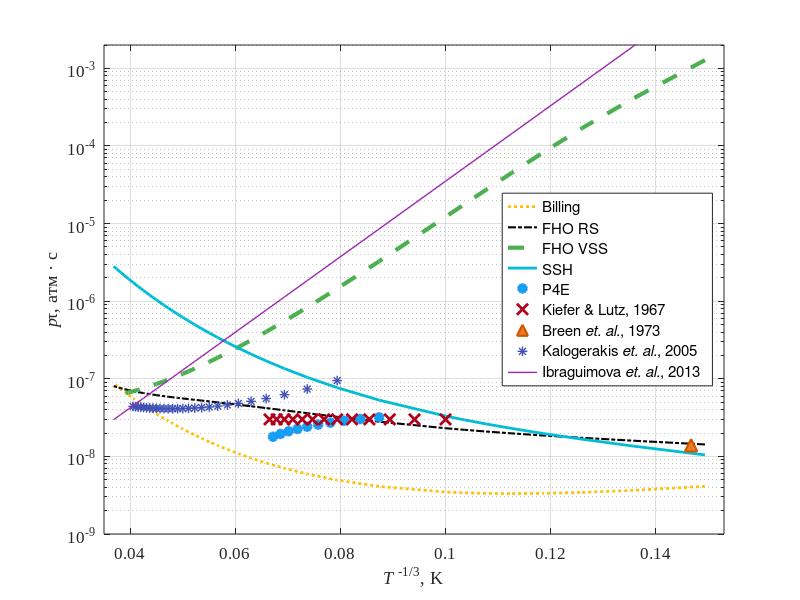

Recreate this plot in MATLAB.
% Old ptau (pressure * vibrational relaxation time) plot for O2-O
% original 22.05.2020
% 15.09.2025 by Maksim Melnik

addpath('../src/')

% данные из каппы
gg=[
1	0	300		3.20193e-23	2.87047e-18	3.5954e-18	3.91896e-18	9.94356e-18	
1	0	400		1.33909e-22	3.43365e-18	3.97556e-18	4.0301e-18	1.49798e-17	
1	0	500		4.05261e-22	3.97192e-18	4.3234e-18	4.13799e-18	2.00568e-17	
1	0	600		1.01689e-21	4.49768e-18	4.6521e-18	4.23985e-18	2.50641e-17	
1	0	700		2.19764e-21	5.01825e-18	4.96899e-18	4.33553e-18	2.99517e-17	
1	0	800		4.24741e-21	5.53839e-18	5.2786e-18	4.42549e-18	3.46979e-17	
1	0	900		7.53162e-21	6.06139e-18	5.58394e-18	4.51033e-18	3.9295e-17	
1	0	1000	1.24761e-20	6.58964e-18	5.8871e-18	4.59063e-18	4.37429e-17	
1	0	1500	8.04131e-20	9.36179e-18	7.41243e-18	4.93934e-18	6.39172e-17	
1	0	2000	2.77125e-19	1.24292e-17	9.00977e-18	5.22655e-18	8.12254e-17	
1	0	2500	6.87256e-19	1.58487e-17	1.07144e-17	5.4734e-18	9.63427e-17	
1	0	3000	1.39548e-18	1.96496e-17	1.25405e-17	5.69149e-18	1.09755e-16	
1	0	3500	2.48058e-18	2.38473e-17	1.44934e-17	5.88791e-18	1.21806e-16	
1	0	4000	4.01289e-18	2.84491e-17	1.65741e-17	6.06731e-18	1.32747e-16	
1	0	4500	6.05371e-18	3.34559e-17	1.87805e-17	6.23294e-18	1.42766e-16	
1	0	5000	8.65554e-18	3.88644e-17	2.1109e-17	6.38715e-18	1.52006e-16	
1	0	5500	1.18627e-17	4.46678e-17	2.35549e-17	6.53172e-18	1.60578e-16	
1	0	6000	1.57123e-17	5.08564e-17	2.61125e-17	6.66802e-18	1.68573e-16	
1	0	6500	2.02349e-17	5.74182e-17	2.87756e-17	6.79712e-18	1.76061e-16	
1	0	7000	2.54555e-17	6.43395e-17	3.15377e-17	6.91991e-18	1.83104e-16	
1	0	7500	3.1394e-17	7.16051e-17	3.4392e-17	7.0371e-18	1.89751e-16	
1	0	8000	3.80663e-17	7.9199e-17	3.73316e-17	7.14929e-18	1.96042e-16	
1	0	8500	4.54845e-17	8.71041e-17	4.03496e-17	7.25696e-18	2.02014e-16	
1	0	9000	5.36575e-17	9.5303e-17	4.34392e-17	7.36056e-18	2.07697e-16	
1	0	9500	6.25914e-17	1.03778e-16	4.65937e-17	7.46044e-18	2.13117e-16	
1	0	10000	7.22901e-17	1.1251e-16	4.98063e-17	7.55691e-18	2.18296e-16	
1	0	11000	9.39877e-17	1.30678e-16	5.63807e-17	7.74071e-18	2.28012e-16	
1	0	12000	1.18745e-16	1.49662e-16	6.31135e-17	7.91378e-18	2.36976e-16	
1	0	13000	1.46538e-16	1.69326e-16	6.99597e-17	8.07755e-18	2.45294e-16	
1	0	14000	1.77325e-16	1.8954e-16	7.68779e-17	8.23317e-18	2.53051e-16	
1	0	15000	2.11056e-16	2.1018e-16	8.38312e-17	8.38159e-18	2.60314e-16	
1	0	16000	2.47671e-16	2.31133e-16	9.07863e-17	8.52357e-18	2.67142e-16	
1	0	17000	2.87106e-16	2.52294e-16	9.77138e-17	8.65977e-18	2.73581e-16	
1	0	18000	3.29295e-16	2.7357e-16	1.04588e-16	8.79073e-18	2.79672e-16	
1	0	19000	3.74167e-16	2.94873e-16	1.11387e-16	8.91694e-18	2.85449e-16	
1	0	20000	4.21652e-16	3.16127e-16	1.1809e-16	9.0388e-18	2.90941e-16	
];
shatalov=[
    0.040679	4.446e-08
0.04735	4.048e-08
0.057686	4.371e-08
0.068977	5.921e-08
0.0792	9.153e-08];
Tshatalov=(2000:500:15000)';
shatalov=[Tshatalov.^(-1/3) ...
    1.5e-12*Tshatalov.^0.5./(1-exp(-2238./Tshatalov))...
    .*exp(86.4*Tshatalov.^(-1/3))];

breen=[
    0.066785	2.9984e-08
0.075672	3.1762e-08
0.099927	2.9525e-08];
Tbreen=(1000:200:3400)';
breen=[Tbreen.^(-1/3) Tbreen./Tbreen*3e-8];
kalogerakis=[
    0.146734	1.3918e-08];

kiefer=[
    0.063121	1.2419e-08
0.069307	2.0487e-08
0.076418	2.6324e-08
0.087304	3.2264e-08];
Tkiefer=(1500:200:3300)';
kiefer=[Tkiefer.^(-1/3) 4.35e-8-7.75e-12*Tkiefer];

h = 6.6261*10^(-34);
k = 1.3807e-23;
c = 2.99*10^10;
we=1580.19;
nu=c*we;
theta=h*nu/k;
T=gg(:,3);

mu=1/(1/32+1/16);
mw=10.^(5e-4*mu^0.5*theta^(4/3).*(T.^(-1/3)-0.015*mu^0.25)-8);

k10=gg(:,8)*1e6;
k10A=k10/10;
k10T=k10A/10;
pt=1.363e-22*T./(k10.*(1-exp(-theta./T)));
ptA=pt*10;
ptT=pt*100;

k10FHO=gg(:,5)*1e6;
ptFHO=1.363e-22*T./(k10FHO.*(1-exp(-theta./T)));

k10SSH=gg(:,4)*1e6;
ptSSH=1.363e-22*T./(k10SSH.*(1-exp(-theta./T)));

k10P4E=gg(:,7)*1e6;
ptP4E=1.363e-22*T./(k10P4E.*(1-exp(-theta./T)));

figure('Units', 'normalized', 'OuterPosition', [0 0 0.6 0.7]);
semilogy(T.^(-1/3),pt, ':','Color', [255,193,7]/255, 'LineWidth', 2)
hold on;

semilogy(T.^(-1/3),ptFHO,'-.','Color', [0 0 0],'LineWidth', 1.5)
semilogy(T.^(-1/3),ptSSH,'--','Color', [76,175,80]/255,  'LineWidth', 3)
semilogy(T.^(-1/3),ptP4E,'Color', [0,188,212]/255, 'LineWidth', 2)
semilogy(kiefer(:,1),kiefer(:,2),'o','LineWidth', 1.8, ...
    'color', [33,150,243]/255, 'markerfacecolor',[3,169,244]/255)
semilogy(breen(:,1),breen(:,2),'x','Color', [0.7 0 0.1],'LineWidth', 2,...
    'markersize', 8)
semilogy(kalogerakis(1),kalogerakis(2),'^','LineWidth', 1.5,...
    'color', [211,84,0]/255,'markerfacecolor', [230,126,34]/255,...
    'markersize', 9)
semilogy(shatalov(:,1),shatalov(:,2),'*','Color', [63,81,181]/255,...
    'LineWidth', 1, 'markersize', 7)
semilogy(T.^(-1/3), mw, 'LineWidth', 1, 'color', [156,39,176]/255)
legend('Billing','FHO RS','FHO VSS','SSH','P4E', ...
    'Kiefer & Lutz, 1967','Breen\it et. al.\rm, 1973',...
    'Kalogerakis\it et. al.\rm, 2005',...
    'Ibraguimova\it et. al.\rm, 2013', 'Millikan-White', 'Location', 'east')
ylim([1e-9 2e-3])
xlim([0.035 0.153])
% xlim([0.03 0.15])
ylabel('\it{}p\rm\tau, \rmатм \cdot c');
xlabel('\it{}T\rm ^{-1/3}, K');
grid on;
set(gca, 'FontSize', 12, 'FontName', 'Times New Roman');

% set(gcf, 'color', 'none');
%  set(gca, 'color', 'none');

rmpath('../src/')
